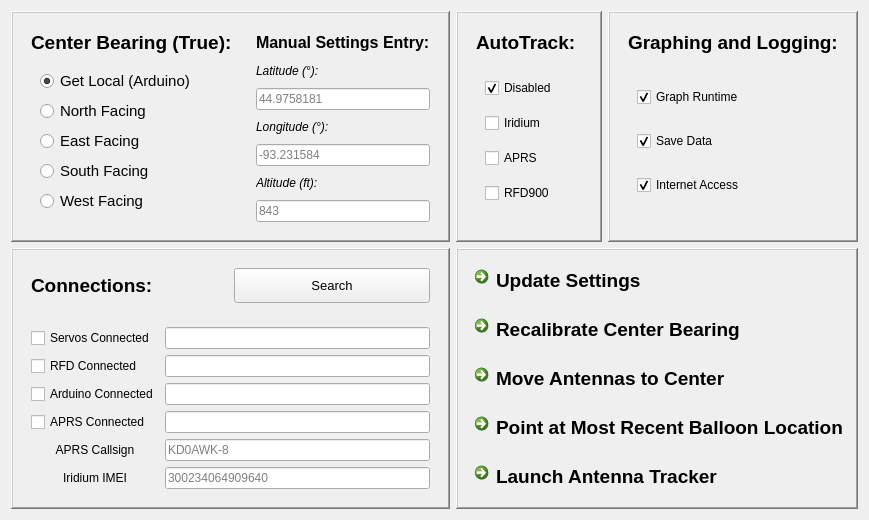
       <widget class="QWidget" name="Settings">
        <attribute name="title">
         <string>Settings</string>
        </attribute>
        <layout class="QGridLayout" name="gridLayout_4">
         <item row="0" column="0">
          <widget class="QFrame" name="bearingFrame">
           <property name="sizePolicy">
            <sizepolicy hsizetype="Expanding" vsizetype="Preferred">
             <horstretch>0</horstretch>
             <verstretch>0</verstretch>
            </sizepolicy>
           </property>
           <property name="frameShape">
            <enum>QFrame::WinPanel</enum>
           </property>
           <property name="frameShadow">
            <enum>QFrame::Raised</enum>
           </property>
           <layout class="QHBoxLayout" name="horizontalLayout">
            <item>
             <widget class="QFrame" name="centerBearingSelectFrame">
              <property name="sizePolicy">
               <sizepolicy hsizetype="Expanding" vsizetype="Preferred">
                <horstretch>0</horstretch>
                <verstretch>0</verstretch>
               </sizepolicy>
              </property>
              <property name="frameShape">
               <enum>QFrame::NoFrame</enum>
              </property>
              <property name="frameShadow">
               <enum>QFrame::Raised</enum>
              </property>
              <layout class="QVBoxLayout" name="verticalLayout">
               <item>
                <widget class="QLabel" name="centerBearingSelectLabel">
                 <property name="sizePolicy">
                  <sizepolicy hsizetype="Minimum" vsizetype="Minimum">
                   <horstretch>0</horstretch>
                   <verstretch>0</verstretch>
                  </sizepolicy>
                 </property>
                 <property name="font">
                  <font>
                   <pointsize>14</pointsize>
                   <weight>75</weight>
                   <bold>true</bold>
                  </font>
                 </property>
                 <property name="text">
                  <string>Center Bearing (True):</string>
                 </property>
                </widget>
               </item>
               <item>
                <widget class="QFrame" name="centerBearingModeFrame">
                 <property name="sizePolicy">
                  <sizepolicy hsizetype="Expanding" vsizetype="Expanding">
                   <horstretch>0</horstretch>
                   <verstretch>0</verstretch>
                  </sizepolicy>
                 </property>
                 <property name="frameShape">
                  <enum>QFrame::NoFrame</enum>
                 </property>
                 <property name="frameShadow">
                  <enum>QFrame::Raised</enum>
                 </property>
                 <layout class="QGridLayout" name="gridLayout_12">
                  <item row="0" column="0">
                   <widget class="QRadioButton" name="getLocal">
                    <property name="font">
                     <font>
                      <pointsize>11</pointsize>
                     </font>
                    </property>
                    <property name="text">
                     <string>Get Local (Arduino)</string>
                    </property>
                    <property name="checked">
                     <bool>true</bool>
                    </property>
                   </widget>
                  </item>
                  <item row="1" column="0">
                   <widget class="QRadioButton" name="bearingNorth">
                    <property name="font">
                     <font>
                      <pointsize>11</pointsize>
                     </font>
                    </property>
                    <property name="text">
                     <string>North Facing</string>
                    </property>
                    <property name="checked">
                     <bool>false</bool>
                    </property>
                   </widget>
                  </item>
                  <item row="2" column="0">
                   <widget class="QRadioButton" name="bearingEast">
                    <property name="font">
                     <font>
                      <pointsize>11</pointsize>
                     </font>
                    </property>
                    <property name="text">
                     <string>East Facing</string>
                    </property>
                   </widget>
                  </item>
                  <item row="3" column="0">
                   <widget class="QRadioButton" name="bearingSouth">
                    <property name="font">
                     <font>
                      <pointsize>11</pointsize>
                     </font>
                    </property>
                    <property name="text">
                     <string>South Facing</string>
                    </property>
                   </widget>
                  </item>
                  <item row="4" column="0">
                   <widget class="QRadioButton" name="bearingWest">
                    <property name="font">
                     <font>
                      <pointsize>11</pointsize>
                     </font>
                    </property>
                    <property name="text">
                     <string>West Facing</string>
                    </property>
                   </widget>
                  </item>
                 </layout>
                </widget>
               </item>
              </layout>
             </widget>
            </item>
            <item>
             <widget class="QFrame" name="manualCenterBearingEntryFrame">
              <property name="sizePolicy">
               <sizepolicy hsizetype="Expanding" vsizetype="Minimum">
                <horstretch>0</horstretch>
                <verstretch>0</verstretch>
               </sizepolicy>
              </property>
              <property name="frameShape">
               <enum>QFrame::NoFrame</enum>
              </property>
              <property name="frameShadow">
               <enum>QFrame::Raised</enum>
              </property>
              <layout class="QGridLayout" name="gridLayout_3">
               <item row="0" column="0">
                <widget class="QLabel" name="manualSettingsEntryLabel">
                 <property name="font">
                  <font>
                   <pointsize>12</pointsize>
                   <weight>75</weight>
                   <bold>true</bold>
                  </font>
                 </property>
                 <property name="text">
                  <string>Manual Settings Entry:</string>
                 </property>
                </widget>
               </item>
               <item row="1" column="0">
                <widget class="QLabel" name="manualLatLabel">
                 <property name="font">
                  <font>
                   <italic>true</italic>
                  </font>
                 </property>
                 <property name="text">
                  <string>Latitude (°):</string>
                 </property>
                </widget>
               </item>
               <item row="2" column="0">
                <widget class="QLineEdit" name="manualLat">
                 <property name="inputMask">
                  <string/>
                 </property>
                 <property name="text">
                  <string/>
                 </property>
                 <property name="placeholderText">
                  <string>44.9758181</string>
                 </property>
                </widget>
               </item>
               <item row="3" column="0">
                <widget class="QLabel" name="manualLonLabel">
                 <property name="font">
                  <font>
                   <italic>true</italic>
                  </font>
                 </property>
                 <property name="text">
                  <string>Longitude (°):</string>
                 </property>
                </widget>
               </item>
               <item row="4" column="0">
                <widget class="QLineEdit" name="manualLon">
                 <property name="text">
                  <string/>
                 </property>
                 <property name="placeholderText">
                  <string>-93.231584</string>
                 </property>
                </widget>
               </item>
               <item row="5" column="0">
                <widget class="QLabel" name="manualAltLabel">
                 <property name="font">
                  <font>
                   <italic>true</italic>
                  </font>
                 </property>
                 <property name="text">
                  <string>Altitude (ft):</string>
                 </property>
                </widget>
               </item>
               <item row="6" column="0">
                <widget class="QLineEdit" name="manualAlt">
                 <property name="text">
                  <string/>
                 </property>
                 <property name="placeholderText">
                  <string>843</string>
                 </property>
                </widget>
               </item>
              </layout>
             </widget>
            </item>
           </layout>
          </widget>
         </item>
         <item row="0" column="1" colspan="2">
          <widget class="QFrame" name="autotrackSimulationFrame">
           <property name="sizePolicy">
            <sizepolicy hsizetype="Expanding" vsizetype="Preferred">
             <horstretch>0</horstretch>
             <verstretch>0</verstretch>
            </sizepolicy>
           </property>
           <property name="frameShape">
            <enum>QFrame::WinPanel</enum>
           </property>
           <property name="frameShadow">
            <enum>QFrame::Raised</enum>
           </property>
           <layout class="QHBoxLayout" name="horizontalLayout_6">
            <item>
             <widget class="QFrame" name="autotrackSelectFrame">
              <property name="sizePolicy">
               <sizepolicy hsizetype="Expanding" vsizetype="Expanding">
                <horstretch>0</horstretch>
                <verstretch>0</verstretch>
               </sizepolicy>
              </property>
              <property name="frameShape">
               <enum>QFrame::NoFrame</enum>
              </property>
              <property name="frameShadow">
               <enum>QFrame::Raised</enum>
              </property>
              <layout class="QVBoxLayout" name="verticalLayout_2">
               <item>
                <widget class="QLabel" name="autotrackLabel">
                 <property name="sizePolicy">
                  <sizepolicy hsizetype="Fixed" vsizetype="Fixed">
                   <horstretch>0</horstretch>
                   <verstretch>0</verstretch>
                  </sizepolicy>
                 </property>
                 <property name="font">
                  <font>
                   <pointsize>14</pointsize>
                   <weight>75</weight>
                   <bold>true</bold>
                  </font>
                 </property>
                 <property name="text">
                  <string>AutoTrack:</string>
                 </property>
                </widget>
               </item>
               <item>
                <widget class="QFrame" name="autotrackModeFrame">
                 <property name="frameShape">
                  <enum>QFrame::NoFrame</enum>
                 </property>
                 <property name="frameShadow">
                  <enum>QFrame::Raised</enum>
                 </property>
                 <layout class="QGridLayout" name="gridLayout_6">
                  <item row="0" column="0">
                   <widget class="QCheckBox" name="autoDisabled">
                    <property name="text">
                     <string>Disabled</string>
                    </property>
                    <property name="checked">
                     <bool>true</bool>
                    </property>
                   </widget>
                  </item>
                  <item row="1" column="0">
                   <widget class="QCheckBox" name="autoIridium">
                    <property name="text">
                     <string>Iridium</string>
                    </property>
                   </widget>
                  </item>
                  <item row="2" column="0">
                   <widget class="QCheckBox" name="autoAPRS">
                    <property name="text">
                     <string>APRS</string>
                    </property>
                   </widget>
                  </item>
                  <item row="3" column="0">
                   <widget class="QCheckBox" name="autoRFD">
                    <property name="text">
                     <string>RFD900</string>
                    </property>
                   </widget>
                  </item>
                 </layout>
                </widget>
               </item>
              </layout>
             </widget>
            </item>
           </layout>
          </widget>
         </item>
         <item row="1" column="0">
          <widget class="QFrame" name="connectionFrame">
           <property name="sizePolicy">
            <sizepolicy hsizetype="Expanding" vsizetype="Minimum">
             <horstretch>0</horstretch>
             <verstretch>0</verstretch>
            </sizepolicy>
           </property>
           <property name="frameShape">
            <enum>QFrame::WinPanel</enum>
           </property>
           <property name="frameShadow">
            <enum>QFrame::Raised</enum>
           </property>
           <layout class="QVBoxLayout" name="verticalLayout_3">
            <item>
             <widget class="QFrame" name="frame_2">
              <property name="frameShape">
               <enum>QFrame::NoFrame</enum>
              </property>
              <property name="frameShadow">
               <enum>QFrame::Raised</enum>
              </property>
              <layout class="QHBoxLayout" name="horizontalLayout_8">
               <item>
                <widget class="QLabel" name="connectionsLabel">
                 <property name="sizePolicy">
                  <sizepolicy hsizetype="Expanding" vsizetype="Fixed">
                   <horstretch>0</horstretch>
                   <verstretch>0</verstretch>
                  </sizepolicy>
                 </property>
                 <property name="font">
                  <font>
                   <pointsize>14</pointsize>
                   <weight>75</weight>
                   <bold>true</bold>
                  </font>
                 </property>
                 <property name="text">
                  <string>Connections:</string>
                 </property>
                </widget>
               </item>
               <item>
                <widget class="QPushButton" name="checkComPorts">
                 <property name="sizePolicy">
                  <sizepolicy hsizetype="Expanding" vsizetype="Preferred">
                   <horstretch>0</horstretch>
                   <verstretch>0</verstretch>
                  </sizepolicy>
                 </property>
                 <property name="font">
                  <font>
                   <pointsize>10</pointsize>
                  </font>
                 </property>
                 <property name="text">
                  <string>Search</string>
                 </property>
                </widget>
               </item>
              </layout>
             </widget>
            </item>
            <item>
             <widget class="QFrame" name="connectionControlsFrame">
              <property name="frameShape">
               <enum>QFrame::NoFrame</enum>
              </property>
              <property name="frameShadow">
               <enum>QFrame::Raised</enum>
              </property>
              <layout class="QGridLayout" name="gridLayout_13">
               <item row="5" column="1">
                <widget class="QLineEdit" name="aprsCallsign">
                 <property name="text">
                  <string/>
                 </property>
                 <property name="placeholderText">
                  <string>KD0AWK-8</string>
                 </property>
                </widget>
               </item>
               <item row="2" column="0">
                <widget class="QCheckBox" name="rfdAttached">
                 <property name="text">
                  <string>RFD Connected</string>
                 </property>
                </widget>
               </item>
               <item row="6" column="1">
                <widget class="QLineEdit" name="iridiumIMEI">
                 <property name="placeholderText">
                  <string>300234064909640</string>
                 </property>
                </widget>
               </item>
               <item row="4" column="1">
                <widget class="QLineEdit" name="aprsCOM">
                 <property name="text">
                  <string/>
                 </property>
                 <property name="placeholderText">
                  <string/>
                 </property>
                </widget>
               </item>
               <item row="1" column="1">
                <widget class="QLineEdit" name="servoCOM">
                 <property name="placeholderText">
                  <string/>
                 </property>
                </widget>
               </item>
               <item row="2" column="1">
                <widget class="QLineEdit" name="rfdCOM">
                 <property name="placeholderText">
                  <string/>
                 </property>
                </widget>
               </item>
               <item row="6" column="0">
                <widget class="QLabel" name="IMEILabel">
                 <property name="text">
                  <string>Iridium IMEI</string>
                 </property>
                 <property name="alignment">
                  <set>Qt::AlignCenter</set>
                 </property>
                </widget>
               </item>
               <item row="3" column="1">
                <widget class="QLineEdit" name="arduinoCOM">
                 <property name="text">
                  <string/>
                 </property>
                 <property name="placeholderText">
                  <string/>
                 </property>
                </widget>
               </item>
               <item row="5" column="0">
                <widget class="QLabel" name="aprsCallsignLabel">
                 <property name="text">
                  <string>APRS Callsign</string>
                 </property>
                 <property name="scaledContents">
                  <bool>false</bool>
                 </property>
                 <property name="alignment">
                  <set>Qt::AlignCenter</set>
                 </property>
                 <property name="wordWrap">
                  <bool>false</bool>
                 </property>
                </widget>
               </item>
               <item row="4" column="0">
                <widget class="QCheckBox" name="aprsAttached">
                 <property name="text">
                  <string>APRS Connected</string>
                 </property>
                 <property name="checked">
                  <bool>false</bool>
                 </property>
                </widget>
               </item>
               <item row="1" column="0">
                <widget class="QCheckBox" name="servoAttached">
                 <property name="text">
                  <string>Servos Connected</string>
                 </property>
                 <property name="checked">
                  <bool>false</bool>
                 </property>
                </widget>
               </item>
               <item row="3" column="0">
                <widget class="QCheckBox" name="arduinoAttached">
                 <property name="text">
                  <string>Arduino Connected</string>
                 </property>
                 <property name="checked">
                  <bool>false</bool>
                 </property>
                </widget>
               </item>
              </layout>
             </widget>
            </item>
           </layout>
          </widget>
         </item>
         <item row="0" column="3">
          <widget class="QFrame" name="frame">
           <property name="sizePolicy">
            <sizepolicy hsizetype="Fixed" vsizetype="Preferred">
             <horstretch>0</horstretch>
             <verstretch>0</verstretch>
            </sizepolicy>
           </property>
           <property name="frameShape">
            <enum>QFrame::WinPanel</enum>
           </property>
           <property name="frameShadow">
            <enum>QFrame::Raised</enum>
           </property>
           <layout class="QGridLayout" name="gridLayout_2">
            <item row="0" column="0">
             <widget class="QFrame" name="graphingLoggingFrame">
              <property name="sizePolicy">
               <sizepolicy hsizetype="Expanding" vsizetype="Minimum">
                <horstretch>0</horstretch>
                <verstretch>0</verstretch>
               </sizepolicy>
              </property>
              <property name="frameShape">
               <enum>QFrame::NoFrame</enum>
              </property>
              <property name="frameShadow">
               <enum>QFrame::Plain</enum>
              </property>
              <layout class="QVBoxLayout" name="verticalLayout_11">
               <item>
                <widget class="QLabel" name="graphingLoggingLabel">
                 <property name="sizePolicy">
                  <sizepolicy hsizetype="Fixed" vsizetype="Fixed">
                   <horstretch>0</horstretch>
                   <verstretch>0</verstretch>
                  </sizepolicy>
                 </property>
                 <property name="font">
                  <font>
                   <pointsize>14</pointsize>
                   <weight>75</weight>
                   <bold>true</bold>
                  </font>
                 </property>
                 <property name="text">
                  <string>Graphing and Logging:</string>
                 </property>
                </widget>
               </item>
               <item>
                <widget class="QFrame" name="graphingLoggingSelectFrame">
                 <property name="frameShape">
                  <enum>QFrame::NoFrame</enum>
                 </property>
                 <property name="frameShadow">
                  <enum>QFrame::Raised</enum>
                 </property>
                 <layout class="QGridLayout" name="gridLayout_11">
                  <item row="1" column="0">
                   <widget class="QCheckBox" name="saveDataCheckbox">
                    <property name="enabled">
                     <bool>true</bool>
                    </property>
                    <property name="text">
                     <string>Save Data</string>
                    </property>
                    <property name="checked">
                     <bool>true</bool>
                    </property>
                   </widget>
                  </item>
                  <item row="0" column="0">
                   <widget class="QCheckBox" name="graphReal">
                    <property name="text">
                     <string>Graph Runtime</string>
                    </property>
                    <property name="checked">
                     <bool>true</bool>
                    </property>
                   </widget>
                  </item>
                  <item row="2" column="0">
                   <widget class="QCheckBox" name="internetCheckBox">
                    <property name="text">
                     <string>Internet Access</string>
                    </property>
                    <property name="checked">
                     <bool>true</bool>
                    </property>
                   </widget>
                  </item>
                 </layout>
                </widget>
               </item>
              </layout>
             </widget>
            </item>
           </layout>
          </widget>
         </item>
         <item row="1" column="1" colspan="3">
          <widget class="QFrame" name="launchFrame">
           <property name="sizePolicy">
            <sizepolicy hsizetype="Expanding" vsizetype="Expanding">
             <horstretch>0</horstretch>
             <verstretch>0</verstretch>
            </sizepolicy>
           </property>
           <property name="frameShape">
            <enum>QFrame::WinPanel</enum>
           </property>
           <property name="frameShadow">
            <enum>QFrame::Raised</enum>
           </property>
           <layout class="QGridLayout" name="gridLayout_5">
            <item row="4" column="0">
             <widget class="QCommandLinkButton" name="pointAtBalloon">
              <property name="font">
               <font>
                <family>Segoe UI</family>
                <pointsize>14</pointsize>
               </font>
              </property>
              <property name="text">
               <string>Point at Most Recent Balloon Location</string>
              </property>
             </widget>
            </item>
            <item row="5" column="0">
             <widget class="QCommandLinkButton" name="trackerLaunch">
              <property name="font">
               <font>
                <family>Segoe UI</family>
                <pointsize>14</pointsize>
               </font>
              </property>
              <property name="text">
               <string>Launch Antenna Tracker</string>
              </property>
             </widget>
            </item>
            <item row="3" column="0">
             <widget class="QCommandLinkButton" name="antennaCenter">
              <property name="font">
               <font>
                <family>Segoe UI</family>
                <pointsize>14</pointsize>
               </font>
              </property>
              <property name="text">
               <string>Move Antennas to Center</string>
              </property>
             </widget>
            </item>
            <item row="1" column="0">
             <widget class="QCommandLinkButton" name="updateSettings">
              <property name="font">
               <font>
                <family>Segoe UI</family>
                <pointsize>14</pointsize>
               </font>
              </property>
              <property name="text">
               <string>Update Settings</string>
              </property>
             </widget>
            </item>
            <item row="2" column="0">
             <widget class="QCommandLinkButton" name="recalibrateCenterBearing">
              <property name="font">
               <font>
                <family>Segoe UI</family>
                <pointsize>14</pointsize>
               </font>
              </property>
              <property name="text">
               <string>Recalibrate Center Bearing</string>
              </property>
             </widget>
            </item>
           </layout>
          </widget>
         </item>
        </layout>
        <zorder>launchFrame</zorder>
        <zorder>bearingFrame</zorder>
        <zorder>autotrackSimulationFrame</zorder>
        <zorder>connectionFrame</zorder>
        <zorder>frame</zorder>
       </widget>
